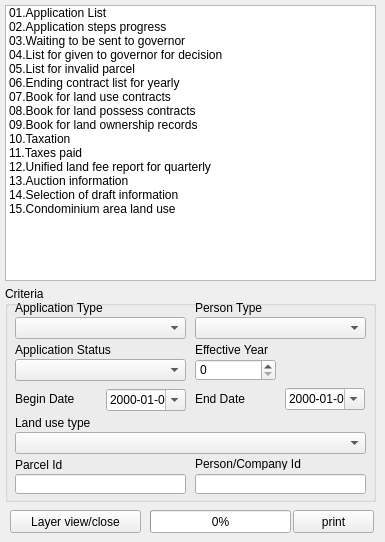
      <widget class="QWidget" name="tab">
       <attribute name="title">
        <string>Report</string>
       </attribute>
       <widget class="QListWidget" name="listWidget">
        <property name="geometry">
         <rect>
          <x>5</x>
          <y>5</y>
          <width>371</width>
          <height>276</height>
         </rect>
        </property>
        <item>
         <property name="text">
          <string>01.Application List</string>
         </property>
        </item>
        <item>
         <property name="text">
          <string>02.Application steps progress</string>
         </property>
        </item>
        <item>
         <property name="text">
          <string>03.Waiting to be sent to governor</string>
         </property>
        </item>
        <item>
         <property name="text">
          <string>04.List for given to governor for decision</string>
         </property>
        </item>
        <item>
         <property name="text">
          <string>05.List for invalid parcel</string>
         </property>
        </item>
        <item>
         <property name="text">
          <string>06.Ending contract list for yearly</string>
         </property>
        </item>
        <item>
         <property name="text">
          <string>07.Book for land use contracts</string>
         </property>
        </item>
        <item>
         <property name="text">
          <string>08.Book for land possess contracts</string>
         </property>
        </item>
        <item>
         <property name="text">
          <string>09.Book for land ownership records</string>
         </property>
        </item>
        <item>
         <property name="text">
          <string>10.Taxation</string>
         </property>
        </item>
        <item>
         <property name="text">
          <string>11.Taxes paid</string>
         </property>
        </item>
        <item>
         <property name="text">
          <string>12.Unified land fee report for quarterly</string>
         </property>
        </item>
        <item>
         <property name="text">
          <string>13.Auction information</string>
         </property>
        </item>
        <item>
         <property name="text">
          <string>14.Selection of draft information</string>
         </property>
        </item>
        <item>
         <property name="text">
          <string>15.Condominium area land use</string>
         </property>
        </item>
       </widget>
       <widget class="QGroupBox" name="groupBox">
        <property name="geometry">
         <rect>
          <x>5</x>
          <y>286</y>
          <width>371</width>
          <height>216</height>
         </rect>
        </property>
        <property name="title">
         <string>Criteria</string>
        </property>
        <widget class="QComboBox" name="report_app_type_cbox">
         <property name="geometry">
          <rect>
           <x>10</x>
           <y>31</y>
           <width>171</width>
           <height>22</height>
          </rect>
         </property>
        </widget>
        <widget class="QLabel" name="label_3">
         <property name="geometry">
          <rect>
           <x>10</x>
           <y>14</y>
           <width>141</width>
           <height>16</height>
          </rect>
         </property>
         <property name="text">
          <string>Application Type</string>
         </property>
        </widget>
        <widget class="QComboBox" name="report_app_status_cbox">
         <property name="geometry">
          <rect>
           <x>10</x>
           <y>73</y>
           <width>171</width>
           <height>22</height>
          </rect>
         </property>
        </widget>
        <widget class="QLabel" name="label_5">
         <property name="geometry">
          <rect>
           <x>10</x>
           <y>56</y>
           <width>141</width>
           <height>16</height>
          </rect>
         </property>
         <property name="text">
          <string>Application Status</string>
         </property>
        </widget>
        <widget class="QComboBox" name="report_person_type_cbox">
         <property name="geometry">
          <rect>
           <x>190</x>
           <y>31</y>
           <width>171</width>
           <height>22</height>
          </rect>
         </property>
        </widget>
        <widget class="QLabel" name="label_6">
         <property name="geometry">
          <rect>
           <x>190</x>
           <y>14</y>
           <width>141</width>
           <height>16</height>
          </rect>
         </property>
         <property name="text">
          <string>Person Type</string>
         </property>
        </widget>
        <widget class="QDateEdit" name="report_begin_date">
         <property name="geometry">
          <rect>
           <x>101</x>
           <y>103</y>
           <width>80</width>
           <height>22</height>
          </rect>
         </property>
         <property name="displayFormat">
          <string>yyyy-MM-dd</string>
         </property>
         <property name="calendarPopup">
          <bool>true</bool>
         </property>
        </widget>
        <widget class="QLabel" name="label_7">
         <property name="geometry">
          <rect>
           <x>10</x>
           <y>105</y>
           <width>91</width>
           <height>16</height>
          </rect>
         </property>
         <property name="text">
          <string>Begin Date</string>
         </property>
        </widget>
        <widget class="QDateEdit" name="report_end_date">
         <property name="geometry">
          <rect>
           <x>280</x>
           <y>102</y>
           <width>80</width>
           <height>22</height>
          </rect>
         </property>
         <property name="displayFormat">
          <string>yyyy-MM-dd</string>
         </property>
         <property name="calendarPopup">
          <bool>true</bool>
         </property>
        </widget>
        <widget class="QLabel" name="label_59">
         <property name="geometry">
          <rect>
           <x>190</x>
           <y>105</y>
           <width>91</width>
           <height>16</height>
          </rect>
         </property>
         <property name="text">
          <string>End Date</string>
         </property>
        </widget>
        <widget class="QComboBox" name="report_land_use_cbox">
         <property name="geometry">
          <rect>
           <x>10</x>
           <y>146</y>
           <width>351</width>
           <height>22</height>
          </rect>
         </property>
        </widget>
        <widget class="QLabel" name="label_60">
         <property name="geometry">
          <rect>
           <x>10</x>
           <y>129</y>
           <width>201</width>
           <height>16</height>
          </rect>
         </property>
         <property name="text">
          <string>Land use type</string>
         </property>
        </widget>
        <widget class="QSpinBox" name="year_sbox">
         <property name="geometry">
          <rect>
           <x>190</x>
           <y>73</y>
           <width>81</width>
           <height>22</height>
          </rect>
         </property>
        </widget>
        <widget class="QLabel" name="label_61">
         <property name="geometry">
          <rect>
           <x>190</x>
           <y>56</y>
           <width>171</width>
           <height>16</height>
          </rect>
         </property>
         <property name="text">
          <string>Effective Year</string>
         </property>
        </widget>
        <widget class="QLineEdit" name="parcel_id">
         <property name="geometry">
          <rect>
           <x>10</x>
           <y>188</y>
           <width>171</width>
           <height>20</height>
          </rect>
         </property>
        </widget>
        <widget class="QLabel" name="label_68">
         <property name="geometry">
          <rect>
           <x>10</x>
           <y>171</y>
           <width>171</width>
           <height>16</height>
          </rect>
         </property>
         <property name="text">
          <string>Parcel Id</string>
         </property>
        </widget>
        <widget class="QLabel" name="label_69">
         <property name="geometry">
          <rect>
           <x>190</x>
           <y>171</y>
           <width>171</width>
           <height>13</height>
          </rect>
         </property>
         <property name="text">
          <string>Person/Company Id</string>
         </property>
        </widget>
        <widget class="QLineEdit" name="person_id">
         <property name="geometry">
          <rect>
           <x>190</x>
           <y>188</y>
           <width>171</width>
           <height>20</height>
          </rect>
         </property>
        </widget>
       </widget>
       <widget class="QPushButton" name="report_print_button">
        <property name="geometry">
         <rect>
          <x>293</x>
          <y>510</y>
          <width>81</width>
          <height>23</height>
         </rect>
        </property>
        <property name="text">
         <string>print</string>
        </property>
       </widget>
       <widget class="QPushButton" name="report_layer_button">
        <property name="geometry">
         <rect>
          <x>10</x>
          <y>510</y>
          <width>131</width>
          <height>23</height>
         </rect>
        </property>
        <property name="text">
         <string>Layer view/close</string>
        </property>
       </widget>
       <widget class="QProgressBar" name="progressBar">
        <property name="enabled">
         <bool>true</bool>
        </property>
        <property name="geometry">
         <rect>
          <x>150</x>
          <y>510</y>
          <width>141</width>
          <height>23</height>
         </rect>
        </property>
        <property name="value">
         <number>0</number>
        </property>
        <property name="textVisible">
         <bool>true</bool>
        </property>
       </widget>
      </widget>
